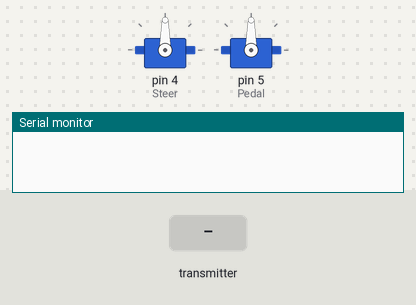
Bench run of a sketch on a simulated Arduino Uno, built with avr-gcc and run on an emulated ATmega328P. On the bench: 2 × servo, the last lines printed to the serial monitor. The inputs (shaded band) are chosen by the test bench. No radio packets arrive unless stated.

Above: at 1.2 s.
1.3 s: the transmitter starts sending a = 0
At 1.7 s:
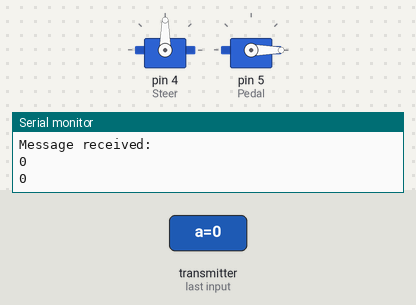
2.8 s: the transmitter starts sending a = 256
At 4.0 s:
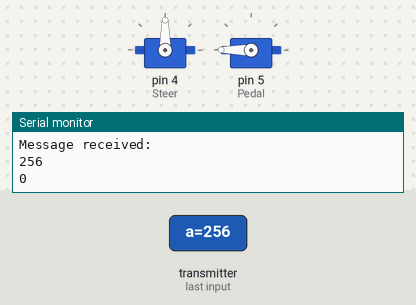
4.3 s: the transmitter starts sending a = 1023
At 5.3 s:
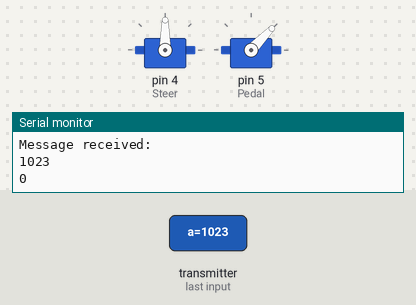
5.8 s: the transmitter starts sending a = 512
At 6.4 s:
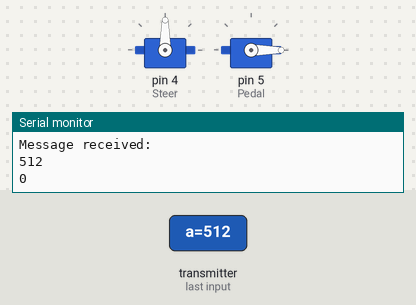
Timing chart, 0 to 8.3 s (numbered marks = the images above; inputs shaded):
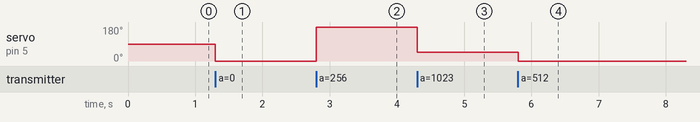

The sketch:

RX.ino
```cpp
  #include <Servo.h>

#include <SPI.h>
#include "printf.h"
#include "RF24.h"
#define CE_PIN 7
#define CSN_PIN 8


Servo Steer;
Servo Pedal;
//Servo Break;

// instantiate an object for the nRF24L01 transceiver
RF24 radio(CE_PIN, CSN_PIN);

uint8_t address[6] = { "0001"};
float payload = 0.0;

// Declaration Servo pos
unsigned int SteerPos, ThruttlePos, BreakPos, PedalPos;
bool Reverse = false;
int count_reverse = 0;


struct RF_MESSAGE {
  int a, b;
};


void setup() {
  Serial.begin(115200);

  Steer.attach(4);                                      // Servo Steer setpin
  Pedal.attach(5);                                  // Servo Throttle setpin
//  Break.attach(6);                                     // Servo Break setpin

  radio.begin();
  radio.setPALevel(RF24_PA_MAX);        // RF24_PA_MAX is default.
  radio.setPayloadSize(32);                      // float datatype occupies 32 bytess
  radio.openReadingPipe(1, address);     // Open reading mode to Address
  radio.startListening();                             // Start listening msg

}

void loop() {
//  char msg[32] = "";
  if (radio.available()) {
    RF_MESSAGE msg;


    radio.read(&msg, sizeof(msg));
    Serial.println(F("Message received:"));
    Serial.println(msg.a);
    Serial.println(msg.b);
    Pedal.write( msg.a);

//    ThruttlePos= map(msg.a, 0 ,457, 1350, 1450);
//    BreakPos = map(msg.b, 0 ,515, 1250, 1200);
//    SteerPos=  map(msg.c, 40 ,800, 5, 80);

//    Serial.println(ThruttlePos);
//    Serial.println(BreakPos);
//    Serial.println(SteerPos);
//    PedalPos = map(PedalPos, BreakPos, ThruttlePos, BreakPos);
//    Serial.println("");
//    Serial.println(ThruttlePos ^ BreakPos );

//    Steer.write(SteerPos);

//    return msg;
  }

}
```

Measured:
- after the input at 1.3 s, servo on pin 5 (Pedal): 90° → 0° at once
- after the input at 2.8 s, servo on pin 5 (Pedal): 0° → 180° at once
- after the input at 4.3 s, servo on pin 5 (Pedal): 180° → 46° at once
- after the input at 5.8 s, servo on pin 5 (Pedal): 46° → 0° at once
